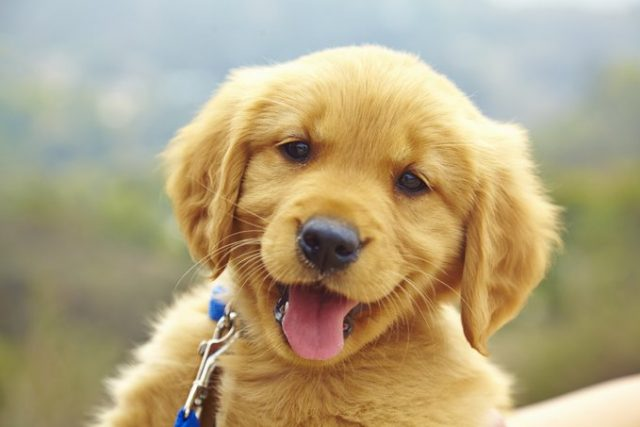
#> input picture dog.jpg, 640 x 427 px
$ jupyter execute --allow-errors T3.ipynb   (shell and % lines are left out)
#> lines starting #> are read from the running program, lines starting #| are printed output that depends on the picture
[cell 1]
import numpy
import math
#from multiprocessing.dummy import Pool as ThreadPool
#pool = ThreadPool(4)
import time
numpy.random.seed(int(time.time()))

# Introducao
#### Quando comecei, fiquei bastante confuso com o dataset minst, entao fui implementando a rede neural por etapas.
1. Primeiro fiz operacoes logicas/booleanas simples, NAND, XOR etc. As funcoes bool,bool -> bool foram bem simples e as bool,bool -> bool,bool tambem, nao vi muitas dificuldades.
2. a medida que fui me familiarizando, fui para funcoes lineares (y = ax+b) que trouxeram novos desafios, principalmente por terem variaveis float e dimensionalidades nao tao fixas (quando generalizamos para polinomiais como um todo) fiz a besteira de ir fazendo no mesmo arquivo uma por cima da outra, entao "perdi" meu trabalho ate entao, ficando apenas com o progresso acumulado.
3. Esta primeira sessao foi logo apos de resolver sistema de equacao em termos de multiplicacao de matrizes. Como eu estava estimando matrizes de coeficientes, achei que seria interessante estimar a matriz de conversao XYZ -> RGB. Usei minhas funcoes do T1 para gerar 1000  valores que usei como dados de treinamento.

#### Eu fui lendo bastante pela internet, um artigo que gostei bastante foi esse: https://medium.com/technology-invention-and-more/how-to-build-a-multi-layered-neural-network-in-python-53ec3d1d326a

[cell 2]
def compand(v):
    v = abs(v)
    if v <= 0.0031308 :
        return v * 12.92
    else:
        return (v ** (1./2.4))*1.055-0.055

def sRGB(xyz,ilu=0):
    # Matriz de conversão XYZ -> RGB em D65. Retirada do site do Lindbloom.
    sRGBref_D65 = [[ 3.2404542, -1.5371385, -0.4985314],
           [ -0.9692660,  1.8760108,  0.0415560],
           [ 0.0556434, -0.2040259,  1.0572252]]
    # Matriz de conversão XYZ -> RGB em D50. Retirada do site do Lindbloom.
    sRGBref_D50 = [[ 3.1338561, -1.6168667, -0.4906146],
                   [-0.9787684,  1.9161415,  0.0334540],
                   [0.0719453, -0.2289914,  1.4052427]]
    sRGBref =[sRGBref_D65,sRGBref_D50]
    rgb = numpy.dot(sRGBref[ilu],xyz)
    rgb = [ compand(i) for i in rgb]
    return rgb

# [4 lines left out: function sRGBclip, not called in this run]

#sRGB([0,1,0])

[cell 3]
a = numpy.arange(0,1,0.1)#0.1
b = numpy.arange(0,1,0.1)
c = numpy.arange(0,1,0.1)
nums = []
rgb_nums = []
for i in a:
    for j in b:
        for k in c:
            nums += [[i,j,k]]
            rgb_nums +=[sRGB([i,j,k])]

### Aqui comecamos a implementacao da rede, com definicao da arquitetura

[cell 4]
Input = numpy.array(nums)
Output = numpy.array(rgb_nums).T
hidden = 4
#> (the rest of this cell did not finish here and is left out)

### Funcoes de ativacao

[cell 5]
def sigmoid(x):
    return 1 / (1 + numpy.exp(-x))
def Dsigmoid(X):
    return numpy.array([x * (1 - x) for x in X])

### Essa celula foi onde eu trabalhei mais, contem a implementacao de fato (que mudou ligeiramente mais abaixo)

[cell 6]
Input = numpy.array(nums)
Output = numpy.array(rgb_nums).T
hidden = 50
#> (the rest of this cell did not finish here and is left out)

[cell 7]
#question([0,0,0])

[cell 8]
import matplotlib.pyplot as plt
import pandas

### Fiz uma tabela comparativa para ir vendo o progresso (passei cerca de 50% do trabalho neste ponto, indo e voltando e corrigindo)

[cell 9]
inputs = numpy.random.random((50,3))
inputs = Input
#print(inputs)
#> (the rest of this cell did not finish here and is left out)

### Quando me dei por satisfeito com os valores e erros, resolvi testar com uma imagem para ver o resultado, mais por curiosidade do que por algum conteudo de fato

[cell 10]
from PIL import Image
from matplotlib.pyplot import imshow

img = Image.open('dog.jpg')
#> img is the input picture: PIL image 640x427 RGB; mean R, G, B 177.9, 164.1, 129.1

rgb2xyz = (
    0.412453, 0.357580, 0.180423, 0,
    0.212671, 0.715160, 0.072169, 0,
    0.019334, 0.119193, 0.950227, 0 )
imgxyz = img.convert("RGB", rgb2xyz)
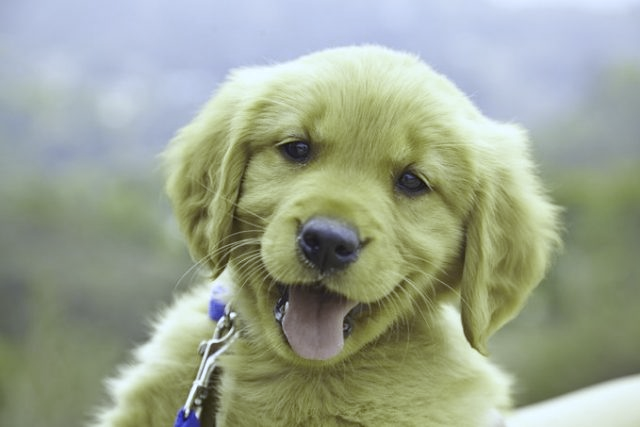
#> imgxyz: PIL image 640x427 RGB; mean R, G, B 155.4, 164.5, 145.7
imgxyz_o = imgxyz.copy()
pixels = imgxyz.load()
#tuple(question(numpy.array(pixels[0,0])/255.0)[-1])
#> (the rest of this cell did not finish here and is left out)
